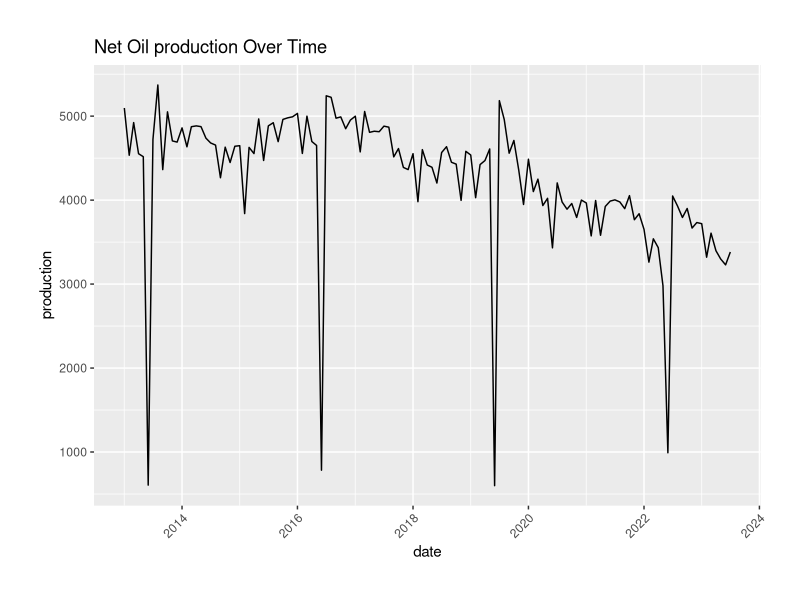
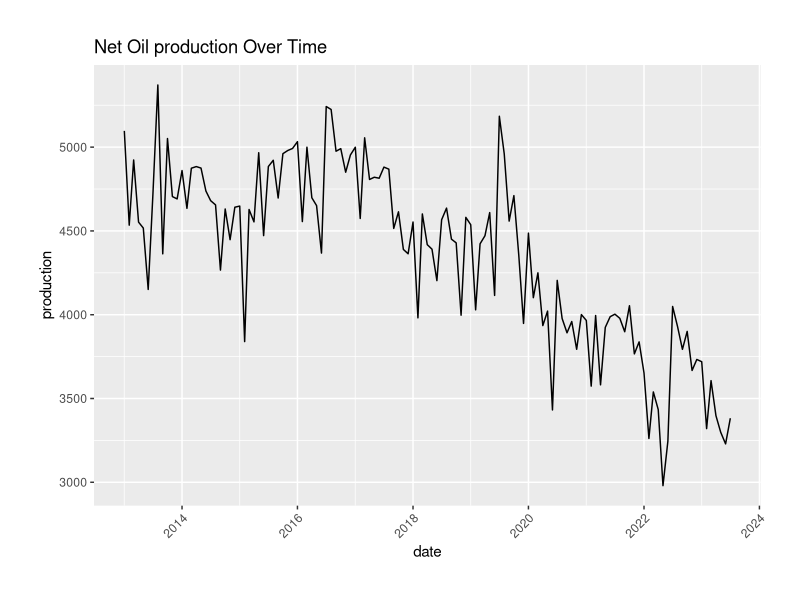
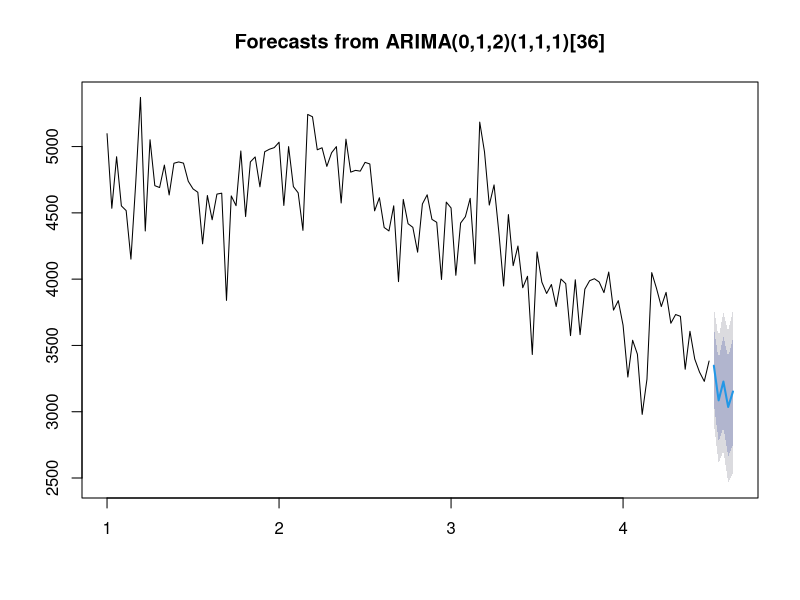

Recreate these plots in R, in order. (Note: this script raises an error after producing the figures.)
# Load the CSV file using the relative path
path = "/Users/johanbjerkem/Documents/code/oil_forecast"
setwd(path)
data <- read.csv("field_production_data/processed_data.csv")
colnames(data) <- c("field", "date", "production")
data <- subset(data, field == "Greater Ekofisk Area")
data$date <- as.Date(data$date, format = "%Y-%m-%d")

# Make column 'date' date object
ssb_data <- read.csv("ssb_turnover_data.csv", sep=";")

# Select the columns I can understand and want to work with
ssb_data <- ssb_data[, c(1, 2, 4)]

# Rename the columns
colnames(ssb_data) <- c("date", "turnover", "turnover_seasonal")

# Make column 'date' date object
ssb_data$date <- as.Date(paste0(sub("M", "-", ssb_data$date), "-01"), format = "%Y-%m-%d")

# Merge data
merged_data <- merge(data, ssb_data, by = "date", all.x = TRUE)
str(merged_data)

# Load the ggplot2 package if it's not already loaded
if (!require(ggplot2)) {
  install.packages("ggplot2")
  library(ggplot2)
}

# Create a ggplot
ggplot(merged_data, aes(x = date, y = `production`)) +
  geom_line() +
  labs(
    x = "date",
    y = "production",
    title = "Net Oil production Over Time"
  ) +
  theme(axis.text.x = element_text(angle = 45, hjust = 1)) +
  theme(plot.margin = margin(1, 1, 1, 1, "cm"))

# Will fill the production drops, because 2024 is not a year that should be affected, and I'm
# concerned the drops will affect the prediction too much, b
# Define the drop dates of production
drop_dates <- as.Date(c("2013-06-01", "2016-06-01", "2019-06-01", "2022-06-01"))

# Define the window size (3 months interval)
window_size <- 3

# Iterate through the drop dates
for (date in drop_dates) {
  # Find the index of the row that matches the drop date
  drop_index <- which(merged_data$date == date)
  
  # Check if the index exists
  if (length(drop_index) > 0) {
    # Calculate the start and end indexes for the window
    start_index <- max(1, drop_index - window_size)
    end_index <- min(nrow(merged_data), drop_index + window_size)
    
    # Calculate the mean production within the window
    mean_production <- mean(merged_data$`production`[start_index:end_index], na.rm = TRUE)
    
    # Replace the value at the drop index with the mean
    merged_data$`production`[drop_index] <- mean_production
  }
}

ggplot(merged_data, aes(x = date, y = `production`)) +
  geom_line() +
  labs(
    x = "date",
    y = "production",
    title = "Net Oil production Over Time"
  ) +
  theme(axis.text.x = element_text(angle = 45, hjust = 1)) +
  theme(plot.margin = margin(1, 1, 1, 1, "cm"))

# Set a random seed for reproducibility
set.seed(123)

# Needed to fix the comma, as it created errors
merged_data$turnover_seasonal <- as.numeric(gsub(",", "", merged_data$turnover_seasonal))

# Fit a linear model with production as the outcome and turnover, turnover_seasonal, and date as predictors
lm.fit <- lm(production ~ turnover + turnover_seasonal + date, data = merged_data)

# Summary of the linear model
summary(lm.fit)
# Production is highly dependent on date, and somewhat turnover_seasonal. As turnover and turnover_seasonal
# are correlated i drop turnover

lm.fit2 <- lm(production ~ turnover_seasonal + date, data = merged_data)

summary(lm.fit2)
# Now all predictors seem highly correlated

# Load the forecast package (if not already loaded)
if (!require(forecast)) {
  install.packages("forecast")
  library(forecast)
}

# Create time series with frequency 36 due to three years between production drops
ts_data <- ts(merged_data$production, frequency = 36)  

# Fit an ARIMA model
arima_model <- auto.arima(ts_data)

# Print the model summary
summary(arima_model)

# Make forecasts
forecast_result <- forecast(arima_model, h = 5)  # Forecasting 5 months ahead

# Plot the forecast
plot(forecast_result)

# Define the starting month (August) and year (2023)
starting_month <- 8
year <- 2023

# Create a sequence of date objects with the 1st of each forecasted month
forecast_dates <- seq(as.Date(paste(year, starting_month, "01", sep = "-")), by = "1 month", length.out = 5)


data <- read.csv("field_production_data/processed_data.csv")
colnames(data) <- c("field", "date", "production")
data$date <- as.Date(data$date, format = "%Y-%m-%d")

data <- merge(data, ssb_data, by = "date", all.x = TRUE)

area_list <- list("ELDFISK", "EKOFISK", "EMBLA", "Greater Ekofisk Area")

# Create an empty list to store data frames for each area
area_forecast_list <- list()

# Loop through each area
for (area in area_list) {
  # Subset the data for the current area
  area_data <- subset(data, field == area)
  
  # Create a time series
  ts_data <- ts(area_data$production, frequency = 36)
  
  # Fit an ARIMA model
  arima_model <- auto.arima(ts_data)
  
  # Make forecasts
  forecast_result <- forecast(arima_model, h = 5)
  
  # Access the forecasted values
  forecast_values <- forecast_result$mean
  
  # Define the starting month and year
  starting_month <- 8
  year <- 2023
  
  # Create a sequence of date objects with the 1st of each forecasted month
  forecast_dates <- seq(
    as.Date(paste(year, starting_month, "01", sep = "-")),
    by = "1 month",
    length.out = 5
  )

  # Create a data frame for the current area's forecasts
  area_forecast_df <- data.frame(
    field = rep(area, 5),
    date = forecast_dates,
    production = forecast_values
  )

  # Append the current area's forecasts to the list
  area_forecast_list[[area]] <- area_forecast_df
}

# Initialize an empty list to store data frames
combined_df_list <- list()

# Loop through each element in area_forecast_list and convert to a data frame
for (area_name in names(area_forecast_list)) {
  area_df <- area_forecast_list[[area_name]]
  
  # Convert the production column from time series to numeric
  area_df$production <- as.numeric(area_df$production)
  
  # Add the data frame to the list
  combined_df_list[[area_name]] <- area_df
}

# Combine the data frames into a single data frame
combined_df <- do.call(rbind, combined_df_list)

# Specify the file name for the output CSV file
output_file <- "field_production_data/analyzed_data.csv"

# Create the full relative path to the output file
output_path <- file.path(path, output_file)

# Write the combined data frame to a CSV file using the relative path
write.csv(combined_df, file = output_path, row.names = FALSE)

# Print a message to confirm the file has been saved
cat("Data has been saved to:", output_path, "\n")






